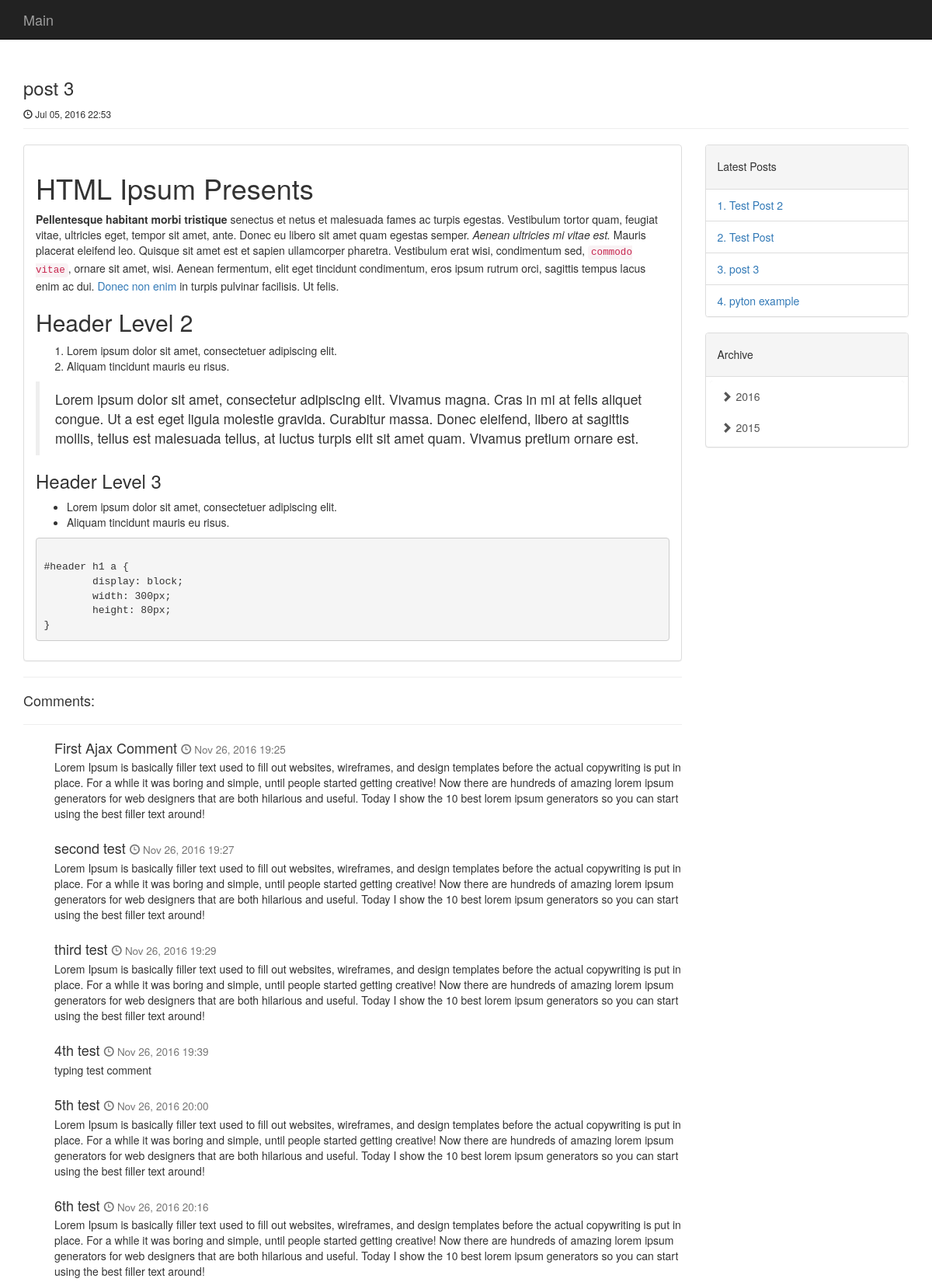
The app's page /view_post/3/ (upper part) with its own data.
### blog_app/models.py (models this page shows, shortened)
class Post(models.Model):
    date_added = models.DateTimeField(auto_now_add=True)
    title = models.CharField(max_length=200)
    text = models.TextField()

class Comment(models.Model):
    post = models.ForeignKey(Post, related_name='comments')
    date_added = models.DateTimeField(auto_now_add=True)
    author = models.CharField(max_length=200)
    text = models.TextField()

### blog_app/views.py (the view)
# urls.py: url(r'^view_post/(?P<post_id>\d+)/$', views.view_post, name='view_post'),
def view_post(request, post_id):
    blog_post = Post.objects.get(id=post_id)
    comments = Comment.objects.filter(post_id=post_id)
    last_posts = get_latest_post()
    archive = get_archive()
    context = {'blog_post': blog_post, 'comments': comments, 'l_posts': last_posts, 'archive_tree': archive}
    return render(request, 'blog_app/view_post.html', context)

### blog_app/static/functions/queries.py (called while the page is built)
def get_latest_post():
    last5posts = Post.objects.defer("text").order_by('-date_added')[:5]
    return last5posts

### blog_app/templates/blog_app/view_post.html (shortened to what this page needs)
{% extends "blog_app/base.html" %}
{% block header%}
<h3>{{blog_post.title}}</h3>
<small><span class="glyphicon glyphicon-time" aria-hidden="true"></span> {{blog_post.date_added|date:'M d, Y H:i'}}</small>
{% endblock header%}
{% block content %}
<div class="panel panel-default">
    <div class="panel-body">
        {{blog_post.text|safe}}
    </div>
</div>
<hr/>
<h4>Comments:</h4>
<hr/>
<div id="commentsDiv" class="comment-section">
    {% include "blog_app/comments.html" %}
</div>
{% endblock content %}

### blog_app/templates/blog_app/comments.html
<div>
    {% for comment in comments %}
    <div class="media">
        <div class="media-body">
            <h4 class="media-heading">
                {{comment.author}}
                <small><span class="glyphicon glyphicon-time" aria-hidden="true"></span> {{comment.date_added|date:'M d, Y H:i'}}</small>
            </h4>
            {{comment.text | linebreaks}}
        </div>
    </div>
    {% empty %}
    <h5>Be first to comment</h5>
    {% endfor %}
</div>

### blog_app/templates/blog_app/latest_posts.html
<div class="panel panel-default">
    <div class="panel-heading">
        <h5>Latest Posts</h5>
    </div>
    <ul class="list-group">
        {% for l_post in l_posts %}
        <li class="list-group-item"><a href="{% url 'blog_app:view_post' l_post.id %}">{{ forloop.counter }}. {{l_post.title}}</a></li>
        {% empty %}
        <li class="list-group-item">
            No posts yet :(
        </li>
        {% endfor %}
    </ul>
</div>

### blog_app/static/styles/site.css (style rules this page uses)
body { margin-top: 60px; }
.list-group.list-group-root.well, .list-group { margin-bottom: 0px; }
.comment-section { padding-left:40px; }

### records on screen
Post: title "post 3", date_added "Jul 05, 2016 22:53", text "HTML Ipsum Presents Pellentesque habitant morbi tristique senectus et netus et malesuada fames ac turpis egestas. Vestibulum tortor quam, feugiat vitae, ultricies eget, tempor sit amet, ante. Donec eu libero sit amet quam egestas semper. Aenean ultricies mi vitae est. Mauris placerat eleifend leo. Quisque sit amet est et sapien ullamcorper pharetra. Vestibulum erat wisi, condimentum sed, commodo vitae , ornare sit amet, wisi. Aenean fermentum, elit eget tincidunt condimentum, eros ipsum rutrum orci, sagittis tempus lacus enim ac dui. Donec non enim in turpis pulvinar facilisis. Ut felis. Header Level 2 Lorem ipsum dolor sit amet, consectetuer adipiscing elit. Aliquam tincidunt mauris eu…"
Comment: author "First Ajax Comment", date_added "Nov 26, 2016 19:25", text "Lorem Ipsum is basically filler text used to fill out websites, wireframes, and design templates before the actual copywriting is put in place. For a while it was boring and simple, until people started getting creative! Now there are hundreds of amazing lorem ipsum generators for web designers that are both hilarious and useful. Today I show the 10 best lorem ipsum generators so you can start using the best filler text around!"
Comment: author "second test", date_added "Nov 26, 2016 19:27", text "Lorem Ipsum is basically filler text used to fill out websites, wireframes, and design templates before the actual copywriting is put in place. For a while it was boring and simple, until people started getting creative! Now there are hundreds of amazing lorem ipsum generators for web designers that are both hilarious and useful. Today I show the 10 best lorem ipsum generators so you can start using the best filler text around!"
Comment: author "third test", date_added "Nov 26, 2016 19:29", text "Lorem Ipsum is basically filler text used to fill out websites, wireframes, and design templates before the actual copywriting is put in place. For a while it was boring and simple, until people started getting creative! Now there are hundreds of amazing lorem ipsum generators for web designers that are both hilarious and useful. Today I show the 10 best lorem ipsum generators so you can start using the best filler text around!"
Comment: author "4th test", date_added "Nov 26, 2016 19:39", text "typing test comment"
Comment: author "5th test", date_added "Nov 26, 2016 20:00", text "Lorem Ipsum is basically filler text used to fill out websites, wireframes, and design templates before the actual copywriting is put in place. For a while it was boring and simple, until people started getting creative! Now there are hundreds of amazing lorem ipsum generators for web designers that are both hilarious and useful. Today I show the 10 best lorem ipsum generators so you can start using the best filler text around!"
Comment: author "6th test", date_added "Nov 26, 2016 20:16", text "Lorem Ipsum is basically filler text used to fill out websites, wireframes, and design templates before the actual copywriting is put in place. For a while it was boring and simple, until people started getting creative! Now there are hundreds of amazing lorem ipsum generators for web designers that are both hilarious and useful. Today I show the 10 best lorem ipsum generators so you can start using the best filler text around!"
Post: title "Test Post 2"
Post: title "Test Post"
Post: title "pyton example"

### other values on screen
{{ yearNode.year }} "2016" "2015"
